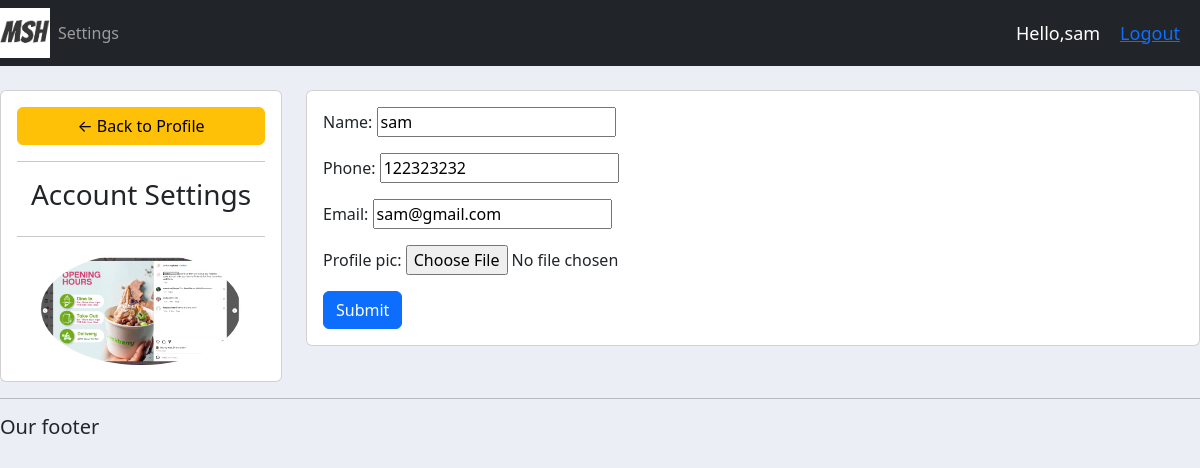
/account/ (signed in), run on the app's committed database.
### accounts/models.py (models this page shows, shortened)
class Customer(models.Model):
    user = models.OneToOneField(User,null=True,blank=True,on_delete=models.CASCADE)
    name=models.CharField(max_length=200, null=True)
    phone=models.CharField(max_length=200,null=True)
    email=models.CharField(max_length=200, null=True)
    profile_pic=models.ImageField(default='Screenshot_324.png',null=True, blank=True)
    date_created= models.DateTimeField(auto_now_add=True,null=True)

### accounts/decorators.py (the view)
        def wrapper_func(request,*args,**kwargs):
            group = None
            if request.user.groups.exists():
                group= request.user.groups.all()[0].name
            if group in allowed_roles:
                return view_func(request,*args,**kwargs)
            else:
                return HttpResponse('You are not authorized to view this page')

### accounts/forms.py
class CustomerForm(ModelForm):
    class Meta:
        model=Customer
        fields= '__all__'
        exclude = ['user']

### accounts/views.py (called while the page is built)
@login_required(login_url='login')
@allowed_users(allowed_roles=['customer'])
def accountSettings(request):
    customer=request.user.customer
    form=CustomerForm(instance=customer)
    if request.method == 'POST':
        form=CustomerForm(request.POST, request.FILES,instance=customer)
        if form.is_valid():
            form.save()
    context={'form': form}
    return render(request, 'accounts/account_settings.html',context)

### accounts/templates/accounts/account_settings.html (shortened to what this page needs)
{% extends 'accounts/main.html'%}
{%load static%}
{%block content%}
<br>
<div class="row">
    <div class="col-md-3">
        <div class="card card-body">
                <a class="btn btn-warning" href="{%url 'home'%}">
                    &#8592; Back to Profile
                </a>
                <hr>
                <h3 style="text-align: center;">Account Settings</h3>
                <hr>
                {% if request.user.customer.profile_pic %}
                    <img class="profile-pic" src="{{request.user.customer.profile_pic.url}}">
                {% else %}
                    <img class="profile-pic" src="{% static 'images/Screenshot_324.png' %}">
                {% endif %}
        </div>
    </div>
    <div class="col-md-9">
        <div class="card card-body">
            <form method="POST" action="" enctype="multipart/form-data">
                {{form.as_p}}
                <input class="btn btn-primary" type="submit" name="Update Information">
            </form>
        </div>
    </div>
</div>
{%endblock%}

### accounts/templates/accounts/navBar.html (shortened to what this page needs)
<nav class="navbar navbar-expand-lg navbar-dark bg-dark">
  <img src="{% static 'images/logo.png'%}" alt="" id="logo" />
  <div class="collapse navbar-collapse" id="navbarNavAltMarkup">
    <ul class="navbar-nav">
      {% if request.user.is_staff %}
      <li class="nav-item active">
        <a class="nav-link" href="{%url 'home'%}">Dashboard </a>
      </li>
      <li class="nav-item">
        <a class="nav-link" href="{%url 'products'%}">Products</a>
      </li>
      {%else%}
      <li class="nav-item">
        <a class="nav-link" href="{%url 'account' %}">Settings</a>
      </li>
      {%endif%}
    </ul>
  </div>
  <span class="hello-msg">Hello,{{request.user}}</span>
  <span class="hello-msg"><a href="{%url 'logout'%}">Logout</a></span>
</nav>

### static/css/main.css (style rules this page uses)
#logo { width: 50px; background-color: #fff; }
body { background-color: #ebeff5; }

### accounts/templates/accounts/navBar.html (style rules this page uses)
.hello-msg { font-size: 18px; color: #fff; margin-right:20px ; }

### accounts/templates/accounts/account_settings.html (style rules this page uses)
.profile-pic { max-width: 200px; max-height: 200px; margin: 0 auto; border-radius: 50%; }

### data on the page
Customer: name "sam", phone "122323232", email "sam@gmail.com"

### other printed values
{{ request.user }} "sam"
